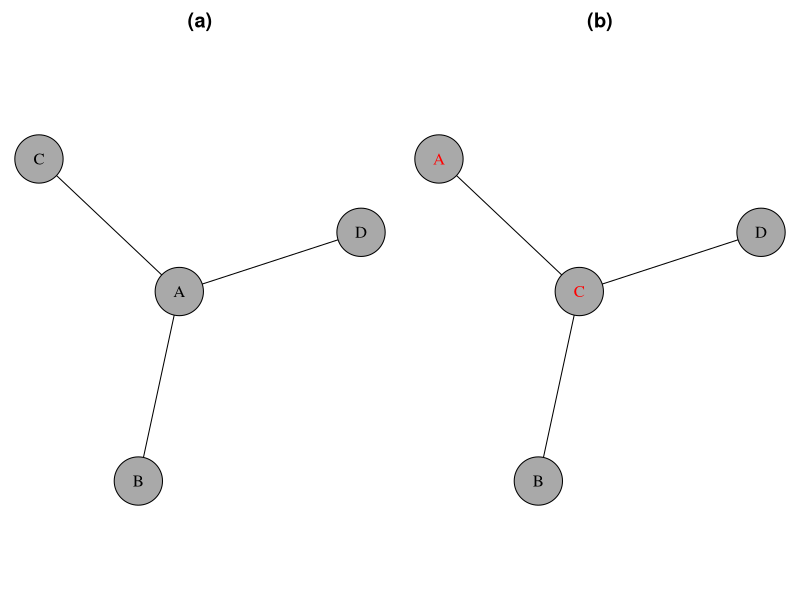

Generate this figure with R:
library(igraph)

set.seed(123)

# --- Create the original graph ---
edges <- data.frame(
  from = c("A", "A", "A"),
  to   = c("B", "C", "D")
)
g1 <- graph_from_data_frame(edges, directed = FALSE)

# --- Generate a permutation of vertex labels ---
original_labels <- V(g1)$name
permuted_labels <- c("C", "B", "A", "D")
name_map <- setNames(permuted_labels, original_labels)

# --- Create permuted graph g2 ---
g2 <- g1
V(g2)$name <- name_map[V(g1)$name]

# --- Use the same layout for both ---
layout <- layout_with_fr(g1)

# --- Determine which labels were permuted ---
# This compares positions, not just names
changed_labels <- V(g1)$name != V(g2)$name
label_colors_g2 <- ifelse(changed_labels, "red", "black")

# --- Plot both graphs ---
pdf("examples/node_exch.pdf", width = 4, height = 2.5)
par(mfrow = c(1, 2), mar = c(0, 0, 2, 0))

# Original graph
plot(g1,
  layout = layout,
  vertex.label = V(g1)$name,
  vertex.label.color = "black",
  vertex.color = "darkgrey",
  vertex.size = 30,
  edge.color = "black",
  main = "(a)"
)

# Permuted graph with highlighted labels
plot(g2,
  layout = layout,
  vertex.label = V(g2)$name,
  vertex.label.color = label_colors_g2,
  vertex.color = "darkgrey",
  vertex.size = 30,
  edge.color = "black",
  main = "(b)"
)

dev.off()
